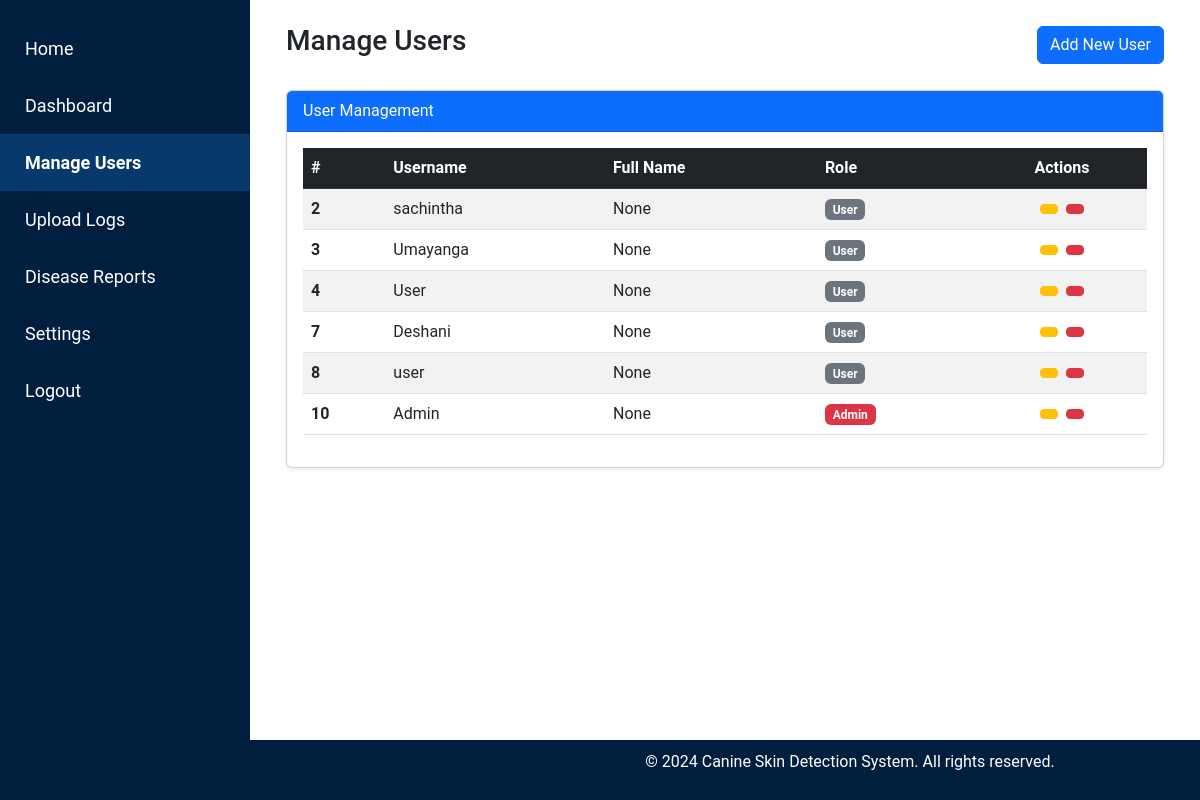
/admin/manage_users (signed in), run on the app's committed database.
### tables this page shows
CREATE TABLE users (
    id INTEGER PRIMARY KEY AUTOINCREMENT,
    username TEXT UNIQUE NOT NULL,
    password TEXT NOT NULL
, "role" TEXT NOT NULL DEFAULT 'user', full_name TEXT, dob DATE, nic TEXT, profile_picture TEXT, address TEXT);

### admin.py (the view)
@admin.route('/manage_users')
def manage_users():
    if 'user' not in session or session.get('role') != 'admin':
        flash('Access denied! Admins only.', 'danger')
        return redirect(url_for('index'))
    conn = get_db_connection()
    users = conn.execute('SELECT id, username, full_name, role FROM users').fetchall()
    conn.close()
    return render_template('manage_users.html', users=users)

### db.py (called while the page is built)
def get_db_connection():
    conn = sqlite3.connect('site.db')
    conn.row_factory = sqlite3.Row  # Allows accessing rows as dictionaries
    return conn

### templates/manage_users.html (shortened to what this page needs)
<!DOCTYPE html>
<html lang="en">
<head>
    <link href="https://cdn.jsdelivr.net/npm/bootstrap@5.3.0-alpha1/dist/css/bootstrap.min.css" rel="stylesheet">
    <link rel="stylesheet" href="{{ url_for('static', filename='css/admin_styles.css') }}">
</head>
<body>
    {% include 'partials/admin_sidebar.html' %}
    <div class="content p-4">
        <div class="container-fluid">
            <div class="d-flex justify-content-between align-items-center mb-4">
                <h1 class="h3">Manage Users</h1>
                <a href="#" class="btn btn-primary">Add New User</a>
            </div>
            <div class="card shadow-sm">
                <div class="card-header bg-primary text-white">
                    User Management
                </div>
                <div class="card-body">
                    <table class="table table-hover table-striped align-middle">
                        <thead class="table-dark">
                            <tr>
                                <th scope="col">#</th>
                                <th scope="col">Username</th>
                                <th scope="col">Full Name</th>
                                <th scope="col">Role</th>
                                <th scope="col" class="text-center">Actions</th>
                            </tr>
                        </thead>
                        <tbody>
                            {% for user in users %}
                            <tr>
                                <th scope="row">{{ user.id }}</th>
                                <td>{{ user.username }}</td>
                                <td>{{ user.full_name }}</td>
                                <td>
                                    <span class="badge {% if user.role == 'admin' %} bg-danger {% else %} bg-secondary {% endif %}">
                                        {{ user.role | capitalize }}
                                    </span>
                                </td>
                                <td class="text-center">
                                    <a href="{{ url_for('admin.edit_user', user_id=user.id) }}" class="btn btn-sm btn-warning me-1" title="Edit User" data-bs-toggle="tooltip" data-bs-placement="top">
                                    </a>
                                    <form action="{{ url_for('admin.delete_user', user_id=user.id) }}" method="POST" class="d-inline-block" onsubmit="return confirm('Are you sure you want to delete this user?');">
                                        <button type="submit" class="btn btn-sm btn-danger" title="Delete User" data-bs-toggle="tooltip" data-bs-placement="top">
                                        </button>
                                    </form>
                                </td>
                            </tr>
                            {% endfor %}
                        </tbody>
                    </table>
                </div>
            </div>
        </div>
    </div>
    {% include 'partials/footer_admin.html' %}
</body>
</html>

### templates/partials/admin_sidebar.html (shortened to what this page needs)
<div class="sidebar">
    <a href="{{ url_for('index') }}" class="{% if request.path == url_for('index') %}active{% endif %}">
         Home
    </a>
    <a href="{{ url_for('admin.admin_dashboard') }}" class="{% if request.path == url_for('admin.admin_dashboard') %}active{% endif %}">
         Dashboard
    </a>
    <a href="{{ url_for('admin.manage_users') }}" class="{% if request.path == url_for('admin.manage_users') %}active{% endif %}">
         Manage Users
    </a>
    <a href="#" class="">
         Upload Logs
    </a>
    <a href="#" class="">
         Disease Reports
    </a>
    <a href="#" class="">
         Settings
    </a>
    <a href="{{ url_for('auth.logout') }}" class="{% if request.path == url_for('auth.logout') %}active{% endif %}">
         Logout
    </a>
</div>

### templates/partials/footer_admin.html
    <footer>
        <p>&copy; 2024 Canine Skin Detection System. All rights reserved.</p>
    </footer>

### static/css/admin_styles.css (style rules this page uses)
body { font-family: 'Roboto', sans-serif; }
.card { margin-bottom: 20px; }
.sidebar { height: 100vh; width: 250px; position: fixed; top: 0; left: 0; background-color: #001f3f; padding-top: 20px; }
.sidebar a { padding: 15px; text-decoration: none; font-size: 18px; color: white; display: block; }
.sidebar a.active { background-color: #08396d; color: white; font-weight: bold; }
.content { margin-left: 250px; padding: 20px; }
footer { background-color: #001f3f; color: white; padding: 10px 0; text-align: center; position: fixed; bottom: 0; width: 100%; left: 250px; }

### data on the page
users: id "2", username "sachintha", full_name "None", role "User"
users: id "3", username "Umayanga", full_name "None", role "User"
users: id "4", username "User", full_name "None", role "User"
users: id "7", username "Deshani", full_name "None", role "User"
users: id "8", username "user", full_name "None", role "User"
users: id "10", username "Admin", full_name "None", role "Admin"
